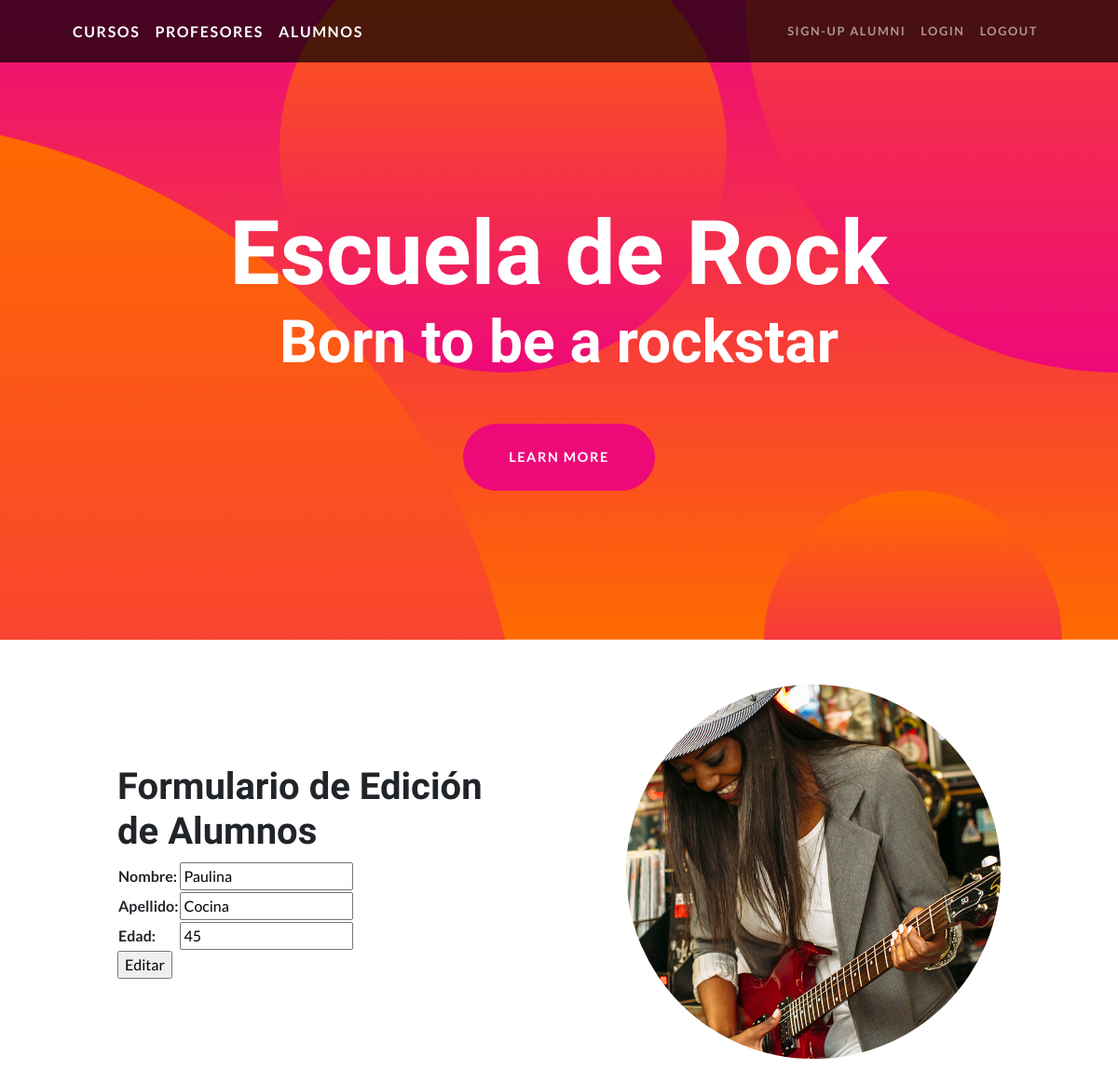
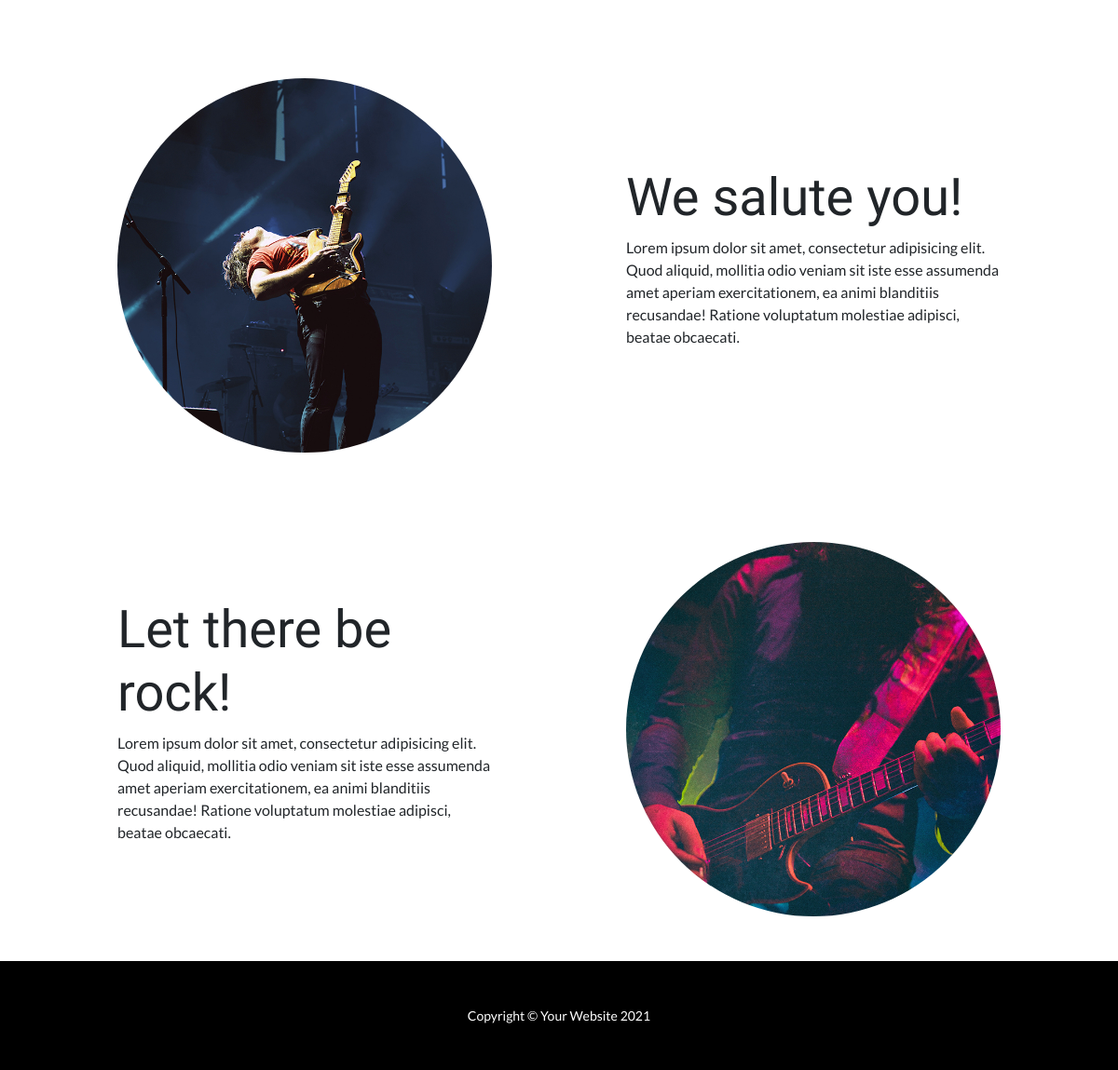
Screenshot of /AppCoder/editarAlumno/Cocina/ with the database file from the repository (2 pictures, top to bottom).
### AppCoder/models.py (models this page shows, shortened)
class Alumnos (models.Model):
    nombre = models.CharField(max_length=40)
    apellido = models.CharField(max_length=40)
    edad = models.IntegerField()

### AppCoder/views.py (the view)
# urls.py: path('editarAlumno/<apellido_para_editar>/', views.editarAlumno, name="EditarAlumno"),
def editarAlumno (request, apellido_para_editar):
    alumnos = Alumnos.objects.get(apellido=apellido_para_editar)
    if request.method == "POST":
        miFormulario = AlumnoFormulario(request.POST)
        if miFormulario.is_valid():
            informacion = miFormulario.cleaned_data
            alumnos.nombre = informacion["nombre"]
            alumnos.apellido = informacion["apellido"]
            alumnos.edad = informacion["edad"]
            alumnos.save()
            return render(request, 'AppCoder/inicio.html')
    else:
            miFormulario = AlumnoFormulario(initial=
                            {"nombre":alumnos.nombre,
                             "apellido": alumnos.apellido,
                             "edad": alumnos.edad})
    return render(request,'AppCoder/editarAlumno.html',
                {"miFormulario": miFormulario ,
                 "apellido_para_editar":apellido_para_editar})

### AppCoder/forms.py
class AlumnoFormulario(forms.Form):
    nombre = forms.CharField(max_length=40)
    apellido = forms.CharField(max_length=40)
    edad = forms.IntegerField()

### AppCoder/templates/AppCoder/editarAlumno.html (shortened to what this page needs)
{% extends "AppCoder/padre.html" %}
{% load static %}
        {% block contenido2 %}
            <h1> Formulario de Edición de Alumnos</h1>
            <form action="" method="POST"> {% csrf_token %}
                <table>
                    {{ miFormulario.as_table}}
                </table>
                <input type="submit" value="Editar"></input>
            </form>
        {% endblock %}

### rows the page displays
Alumnos: nombre "Paulina", apellido "Cocina", edad "45"
